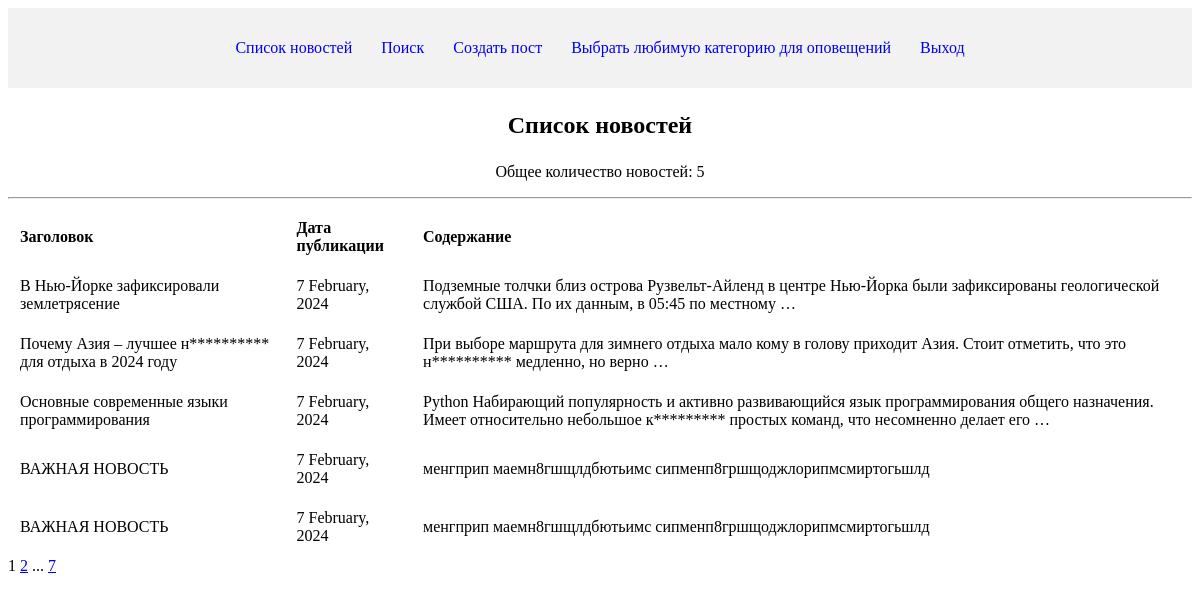
Page /news/ on the committed database.
### news/models.py (models this page shows, shortened)
class Post(models.Model):
    news = 'NW'  # значение такого вида будет записано в БД
    articles = 'AR'  # значение такого вида будет записано в БД
    POST_TYPES = [
        (news, "Новость"),
        (articles, "Статья")
    ]  # значения, которые будут переданы на пользовательский интерфейс
    author = models.ForeignKey(Author, on_delete=models.CASCADE)
    post_type = models.CharField(max_length=2, choices=POST_TYPES, default=news)
    date_of_creation = models.DateTimeField(auto_now_add=True)
    category = models.ManyToManyField(Category, through="PostCategory")
    title = models.CharField(max_length=255)
    text = models.TextField()
    rating = models.IntegerField(default=0)

### news/views.py (the view)
# urls.py: path('', NewsListView.as_view(), name='news_list'),
class NewsListView(ListView):
    model = Post
    template_name = 'news/news_list.html'  # шаблон для отображения списка новостей
    context_object_name = 'news_list'
    paginate_by = 5  # по заданию значение должно быть 10, но оставлю 2, потому что новости всего 3, и пагинация не будет работать

### news/templatetags/custom_filters.py (called while the page is built)
@register.filter()
def censor(word):
    news = ''
    for i in word.split():
        if i in censorship_list:
            news += i[0] + '*' * (len(i) - 1) + ' '
        else:
            news += i + ' '
    return news

### templates/news/news_list.html (shortened to what this page needs)
{% extends "default.html" %}
{% load custom_filters %}
{% block content %}
<center>
    <p style="font-size: 24px; font-weight: bold;">Cписок новостей</p>
    <p>Общее количество новостей: {{ news_list|length }}</p>
</center>
<hr>
{% if news_list %}
<table cellpadding="10" align="center">
    <tr>
        <td><b>Заголовок</b></td>
        <td><b>Дата публикации</b></td>
        <td><b>Содержание</b></td>
    </tr>
    {% for post in news_list %}
    <tr>
        <td>{{ post.title|censor }}</td>
        <td>{{ post.date_of_creation|date:"j F, Y" }}</td>
        <td>{{ post.text|truncatewords:20|censor }}</td>
    </tr>
    {% endfor %}
</table>
{% else %}
<h2> Новостей нет! </h2>
{% endif %}
{{ page_obj.number }}
{% if page_obj.has_next %}
<a href="?page={{ page_obj.next_page_number }}">{{ page_obj.next_page_number }}</a>
{% if paginator.num_pages != page_obj.next_page_number %}
...
<a href="?page={{ page_obj.paginator.num_pages }}">{{ page_obj.paginator.num_pages }}</a>
{% endif %}
{% endif %}
{% endblock content %}

### rows in the picture
Post: title|censor "В Нью-Йорке зафиксировали землетрясение", date_of_creation "7 February, 2024", text|censor "Подземные толчки близ острова Рузвельт-Айленд в центре Нью-Йорка были зафиксированы геологической службой США. По их данным, в 05:45 по местному …"
Post: title|censor "Почему Азия – лучшее н********** для отдыха в 2024 году", date_of_creation "7 February, 2024", text|censor "При выборе маршрута для зимнего отдыха мало кому в голову приходит Азия. Стоит отметить, что это н********** медленно, но верно …"
Post: title|censor "Основные современные языки программирования", date_of_creation "7 February, 2024", text|censor "Python Набирающий популярность и активно развивающийся язык программирования общего назначения. Имеет относительно небольшое к********* простых команд, что несомненно делает его …"
Post: title|censor "ВАЖНАЯ НОВОСТЬ", date_of_creation "7 February, 2024", text|censor "менгприп маемн8гшщлдбютьимс сипменп8гршщоджлорипмсмиртогьшлд"
Post: title|censor "ВАЖНАЯ НОВОСТЬ", date_of_creation "7 February, 2024", text|censor "менгприп маемн8гшщлдбютьимс сипменп8гршщоджлорипмсмиртогьшлд"

### other values in the picture
{{ news_list|length }} "5"
{{ page_obj.number }} "1"
{{ page_obj.next_page_number }} "2"
{{ page_obj.paginator.num_pages }} "7"
